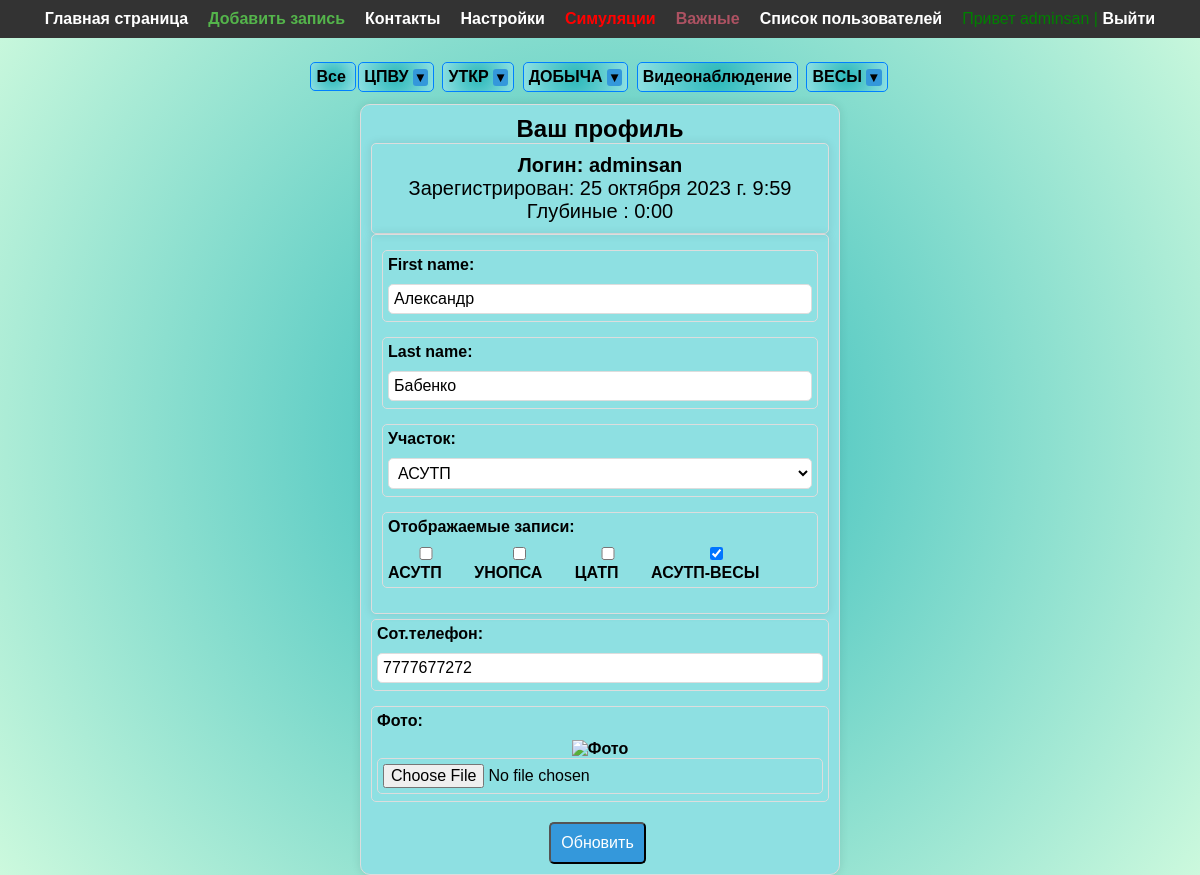
The app's page /profile/2 (signed in) with its own data.
### Blog/models.py (models this page shows, shortened)
class Category(MPTTModel):
    objects = models.Manager()
    name = models.CharField(max_length=100, db_index=True, verbose_name="Категория")
    slug = models.SlugField(max_length=255, unique=True, db_index=True, verbose_name="Slug")
    parent = TreeForeignKey('self', on_delete=models.CASCADE, null=True, blank=True, related_name='children')
    level = models.PositiveIntegerField(default=0)  # Define the default value for the 'level' field
    lft = models.PositiveIntegerField(default=0)  # Определите значение по умолчанию для поля 'lft'
    rght = models.PositiveIntegerField(default=0)  # Определите значение по умолчанию для поля 'rght'
    class MPTTMeta:
        order_insertion_by = ['name']
    class Meta:
        verbose_name = 'Категория'
        verbose_name_plural = 'Категории'
        ordering = ['id']

### users/models.py (models this page shows, shortened)
class Profile(models.Model):
    user = models.OneToOneField(User, on_delete=models.CASCADE)
    is_seller = models.BooleanField(default=False)
    rating = models.IntegerField(default=0)
    review = models.TextField(blank=True)
    image = models.ImageField(verbose_name='Аватарка', default='default.jpg', upload_to='profile_pics')
    city = models.CharField(verbose_name='Участок', max_length=3, choices=CITY_CHOICES, blank=True)
    phone = models.IntegerField(default=0, blank=True)
    notifications = models.TextField(blank=True, null=True)
    time_glybinie = models.TimeField(blank=True, null=True)
    city_filter = models.CharField(
        max_length=255,  # Укажите подходящую максимальную длину
        blank=True,
    )

### users/views.py (the view)
# urls.py: path('profile/<int:user_id>', user_views.profile, name='profile'),
def profile(request, user_id):
    user = get_object_or_404(User, id=user_id)
    prof = get_object_or_404(Profile, user=user)
    if request.method == 'POST':
        u_form = UserUpdateForm(request.POST, instance=request.user)
        p_form = ProfileUpdateForm(request.POST, request.FILES, instance=request.user.profile)
        if u_form.is_valid() and p_form.is_valid():
            if 'image' in request.FILES:
                prof.image = request.FILES['image']
            first_name = u_form.cleaned_data.get('first_name')
            last_name = u_form.cleaned_data.get('last_name')
            phone = p_form.cleaned_data.get('phone')
            prof.phone = phone
            selected_cities = p_form.cleaned_data.get('city_filter', [])
            city_filter_value = ",".join(selected_cities)
            prof.city_filter = city_filter_value
            city = request.POST.get('city', '')
            prof.city = city
            p_form.save()
            is_seller = request.POST.get('is_seller', False)
            prof.is_seller = bool(is_seller)
            user.first_name = first_name
            user.last_name = last_name
            user.save()
            prof.save()
            messages.success(request, f'Ваш профиль успешно обновлен.')
            return redirect(f'/profile/{user_id}')
    else:
        u_form = UserUpdateForm(instance=request.user)
        p_form = ProfileUpdateForm(instance=request.user.profile)
    context = {
        'u_form': u_form,
        'p_form': p_form,
        'menu': menu,
        'profile': prof
    }
    return render(request, 'users/profile.html', context)

### users/forms.py
class UserUpdateForm(forms.ModelForm):
    class Meta:
        model = User
        fields = ['first_name', 'last_name']

class ProfileUpdateForm(forms.ModelForm):
    city = forms.ChoiceField(choices=CITY_CHOICES, label='Участок')
    image = forms.ImageField(label='Фото', required=False, widget=ImagePreviewClearableFileInput(attrs={'accept': 'image/*'}))
    phone = forms.IntegerField(required=False, label="Сот.телефон")
    city_filter = forms.MultipleChoiceField(
        required=False,
        widget=forms.CheckboxSelectMultiple,  # Для отображения как чекбоксы
        choices=CITY_CHOICES,  # Ваш список городов
    )
    class Meta:
        model = Profile
        fields = ['city',  'phone', 'image', 'city_filter']

### Blog/context_processors.py (called while the page is built)
def unread_notifications(request):
    if request.user.is_authenticated:
        profile = Profile.objects.get(user=request.user)
        notifications = profile.notifications.split('\n') if profile.notifications else []
        has_unread_notifications = any("Пост" in notification for notification in notifications)
    else:
        has_unread_notifications = False
    return {'has_unread_notifications': has_unread_notifications}

### Blog/templatetags/blog_tags.py (called while the page is built)
@register.inclusion_tag('blog/list_categories.html')
def show_categories(sort=None):
    if not sort:
        top_categories = Category.objects.filter(parent__isnull=True)
    else:
        top_categories = Category.objects.filter(parent__isnull=True).order_by(sort)
    def get_child_categories(category):
        child_categories = category.children.all()
        for child_category in child_categories:
            child_category.child_categories = get_child_categories(child_category)
        return child_categories
    for category in top_categories:
        category.child_categories = get_child_categories(category)
    return {"cats": top_categories}

### users/templates/users/profile.html (shortened to what this page needs)
{% extends "blog/base.html" %}
{% load custom_tags %}
{% block content %}
<div class="content-profile">
    <h2>Ваш профиль</h2>
    <div class="form-title">
        <div class="form-container">
            <div class="media-body">
                <h4 class="account-heading">Логин: {{ user.username }}</h4>
                <p class="text-secondary">Зарегистрирован: {{ user.date_joined }}</p>
                <p class="text-secondary">Глубиные : {{ profile.time_glybinie }}</p>
            </div>
        </div>
        <form method="POST" enctype="multipart/form-data">
            <div class="form-container">
                <div class="form-field">
                    <label class="form-label" for="{{ u_form.first_name.id_for_label }}">
                        {{ u_form.first_name.label}}:</label>
                    {{ u_form.first_name }}
                </div>
                <div class="form-field">
                    <label class="form-label" for="{{ u_form.last_name.id_for_label }}">
                        {{ u_form.last_name.label}}:</label>
                    {{ u_form.last_name }}
                </div>
                <div class="form-field">
                    <label class="form-label" for="{{ p_form.city.id_for_label }}">
                        {{ p_form.city.label}}:</label>
                    {{ p_form.city}}
                </div>
                <div class="form-field">
                    <label class="form-label" for="{{ p_form.city_filter_for_label }}">
                        Отображаемые записи:</label>
                    <div class="checkbox-row">
        {% for value, label in p_form.city_filter.field.choices %}
            <label>
                <input type="checkbox" name="{{ p_form.city_filter.name }}" value="{{ value }}"
                       {% if value in p_form.city_filter.value %} checked {% endif %}>
                {{ label }}
            </label>
        {% endfor %}
    </div>
                </div>
            </div>
            <div class="form-field">
                <label class="form-label" for="{{ p_form.phone_for_label }}">
                    {{ p_form.phone.label}}:</label>
                {{ p_form.phone}}
            </div>
            <div class="form-field">
                <label class="form-label" for="{{ p_form.image_for_label }}">
                    {{ p_form.image.label}}:</label>
                <div class="form-image"> {{ p_form.image}}</div>
            </div>
    </div>
    <div class="form-group">
        <button class="button" type="submit">Обновить</button>
    </div>
</div>
{% endblock content %}

### Blog/templates/blog/main_menu.html (shortened to what this page needs)
{% block main-menu %}
<nav>
    <ul class="menu">
        {% for m in menu %}
            {% if m.title == "Добавить запись" %}
                <li class="line"><a href="{% url m.url_name %}" style="color: #54b44b;"> {{m.title}} </a></li>
            {% else %}
                <li class="line"><a href="{% url m.url_name %}">{{m.title}}</a></li>
            {% endif %}
        {% endfor %}
        {% if request.user.is_authenticated %}
        <li class="line">
            <a href="{% url 'profile' user.id %}">Настройки </a></li>
        <li class="line"  >
            <a href="{% url 'posts_simulyation' %}" style="color: red;">Симуляции</a></li>
         <li class="line">
            <a href="{% url 'posts_important' %}"   style="color: #ad5262;" >Важные</a></li>
        <li class="line">
            <a href="{% url 'user_list' %}">Список пользователей</a></li>
        <li class="m-right"> Привет {{user.username}} | <a href="{% url 'logout' %}">Выйти</a></li>
        {% else %}
        <li class="m-right"><a href="{% url 'register' %}">Регистрация</a> | <a
                href="{% url 'login' %}">Войти</a></li>
        {% endif %}
    </ul>
</nav>
{% endblock %}

### Blog/templates/blog/list_categories.html (shortened to what this page needs)
 {% for category in cats %}
    <li class="menu-li">
      <a href="{% url 'category' category.slug %}" >
        {{ category.name }}
      </a>
      {% if category.child_categories %}
        <button class="toggle-btn" data-target="children-list-{{ category.slug }}">
          &#x25BC;
        </button>
      {% endif %}
    </li>
  {% endfor %}

### Blog/static/blog/css/menu.css (style rules this page uses)
* { margin: 0; padding: 0; box-sizing: border-box; }
nav { display: flex; justify-content: space-between; align-items: left; margin: 0 auto; padding: 0 20px; }
.menu-li { border: 1px solid #0080FF; border-radius: 5px; padding:5px; background: radial-gradient(circle, #2bb8ba, #8ee0e2); }
.line { margin-right: 20px; }
.m-right { margin-right: 100; color: green; }
.menu a { text-decoration: none; color: white; font-weight: bold; transition: color 0.3s; }
.menu { display: flex; justify-content: center; list-style: none; position: fixed; top: 0; width: 100%; background-color: #333; color: #fff; padding: 10px 0; //padding-left: 25%; z-index: 1000; left: 0; }

### Blog/static/blog/css/form_style.css (style rules this page uses)
.form-container { width: 100%; padding: 10px; border: 1px solid #ddd; border-radius: 5px; box-shadow: 0px 0px 10px rgba(0, 0, 0, 0.1); }
.form-title { text-align: center; font-size: 20px; margin: 0px auto; }
.form-label { display: block; font-weight: bold; margin: 0px 10px 10px 0px; }
.form-field { width: 100%; padding: 5px; margin-bottom: 15px; margin-top: 5px; border: 1px solid #ddd; border-radius: 5px; font-size: 16px; flex: 1; margin-right: 10px; text-align:left; font-weight: bold; }
.form-field input { width: 100%; padding: 5px; margin-bottom: 2px; border: 1px solid #ddd; border-radius: 5px; font-size: 16px; }
.form-field select { width: 100%; padding: 5px; margin-bottom: 2px; border: 1px solid #ddd; border-radius: 5px; font-size: 16px; background-color: white; }
.form-image { text-align: center; }
.checkbox-row { display: flex; flex-wrap: wrap; gap: 10px; align-items: center; }
.checkbox-row input[type="checkbox"] { margin-right: 5px; }

### Blog/static/blog/css/content_index.css (style rules this page uses)
.content-profile { width: 40%; border: 1px solid #ddd; background-color: #8ee0e2; padding: 10px; margin-top: 20px; margin: 0 auto; border-radius: 10px; box-shadow: 0px 0px 10px rgba(0, 0, 0, 0.1); }

### Blog/static/blog/css/category.css (style rules this page uses)
.categories li { display: inline-block; margin: 2px; // background-color:#c3d5b1; }
.categories a { text-decoration: none; color: black; font-weight: bold; font-size: 16px; transition: color 0.3s ease; }

### Blog/static/blog/css/styles.css (style rules this page uses)
body { font-family: 'Arial'; margin: 0; padding: 0; height: 100%; width: 100%; text-align: center; //background-image: url('/media/back.jpg'); background-size: cover; background-repeat: no-repeat; background: radial-gradient(circle, #2bb8ba, #ccf9dd); }
a { color: blue; text-decoration: none; }
.button { display: inline-block; padding: 10px; margin:5px 5px 0px 0px; font-size: 16px; text-color: white; border-radius: 5px; cursor: pointer; background-color: #3498db; color: white; text-align: center; text-decoration: none; transition: background-color 0.3s ease; }

### Blog/templates/blog/list_categories.html (style rules this page uses)
.toggle-btn { background-color: #3498db; color: black; border: none; padding: 1px 1px; border-radius: 3px; cursor: pointer; transition: background-color 0.3s, transform 0.2s; }

### records on screen
Category: name "ЦПВУ"
Category: name "УТКР"
Category: name "ДОБЫЧА"
Category: name "Видеонаблюдение"
Category: name "ВЕСЫ"
Profile: time_glybinie "0:00", city "АСУТП", city_filter "☑", phone "7777677272"

### other values on screen
{{ m.title }} "Главная страница" "Контакты"
{{ m.title }} "Добавить запись"
{{ user.username }} "adminsan"
{{ user.date_joined }} "25 октября 2023 г. 9:59"
{{ u_form.first_name.label }} "First name"
{{ u_form.last_name.label }} "Last name"
{{ p_form.city.label }} "Участок"
{{ label }} "АСУТП" "УНОПСА" "ЦАТП" "АСУТП-ВЕСЫ"
{{ p_form.phone.label }} "Сот.телефон"
{{ p_form.image.label }} "Фото"
